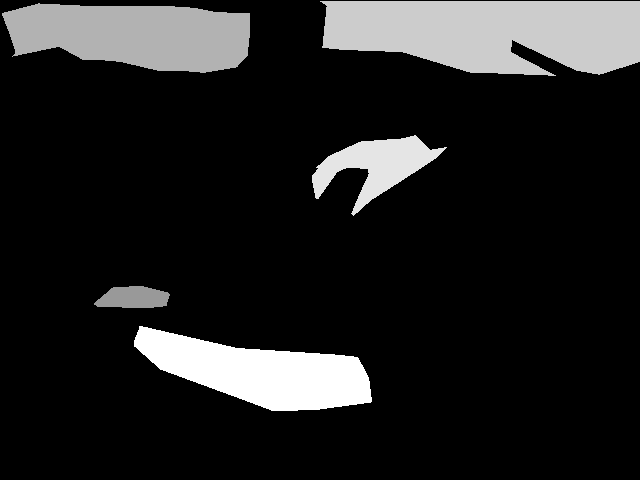
#> input picture ASSR/gt/train/COCO_train2014_000000034104.png, 640 x 480 px; its folder holds 4 pictures in this run
$ jupyter execute SquareConv.ipynb
#> lines starting #> are read from the running program, lines starting #| are printed output that depends on the picture
[cell 1]
import os
import sys

import cv2
import numpy as np

[cell 2]
GT_PATH = './ASSR/gt/train/'
TRAIN_PATH = './ASSR/images/train/'

GT_SQUARE = './ASSR/gt/square/'
TRAIN_SQUARE = './ASSR/images/square/'

# Create square directories if they don't exist
if not os.path.exists(GT_SQUARE):
    os.makedirs(GT_SQUARE)

if not os.path.exists(TRAIN_SQUARE):
    os.makedirs(TRAIN_SQUARE)

[cell 3]
# List all images in the GT_PATH
gt_images = os.listdir(GT_PATH)
train_images = os.listdir(TRAIN_PATH)

# Reshape all images to square
for im in gt_images:
    image = cv2.imread(GT_PATH + im)
#> image is the input picture: shape (480, 640, 3); min 0, max 255, mean 33.9
    shape = image.shape
#> shape = (480, 640, 3)

    if shape[0] != shape[1]:
        print('Reshaping image', im)
        image = cv2.resize(image, (shape[0], shape[0]))
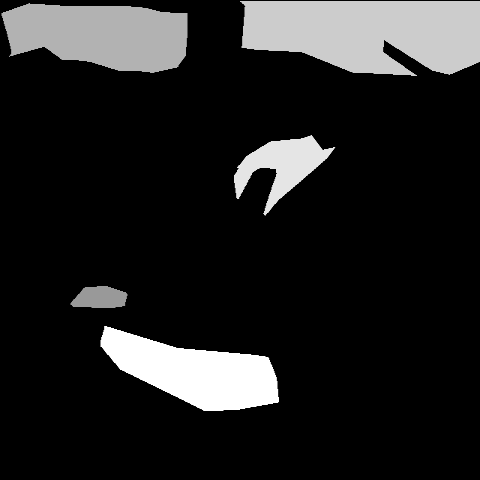
#> image: shape (480, 480, 3); min 0, max 255, mean 33.9
        cv2.imwrite(GT_SQUARE + im, image)
#> pass 2 of the loop `for im in gt_images:`:
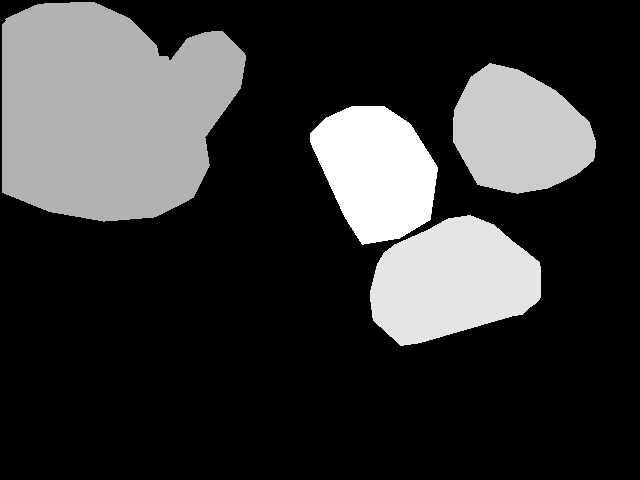
#> input picture ASSR/gt/train/COCO_train2014_000000042540.png, 640 x 480 px
#> image is the input picture: shape (480, 640, 3); min 0, max 255, mean 55.3
#> `image = cv2.resize(image, (shape[0], shape[0]))`:
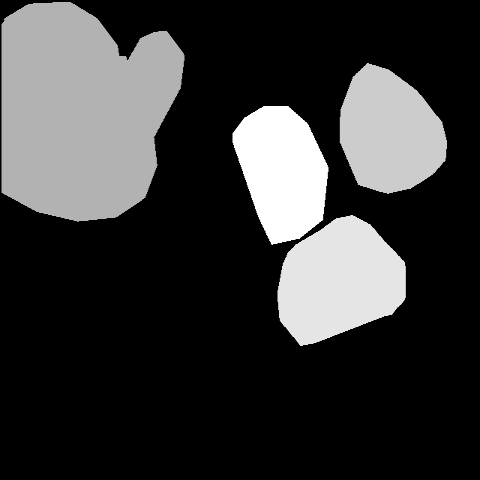
#> image: shape (480, 480, 3); min 0, max 255, mean 55.3
#> pass 3 of the loop `for im in gt_images:`:
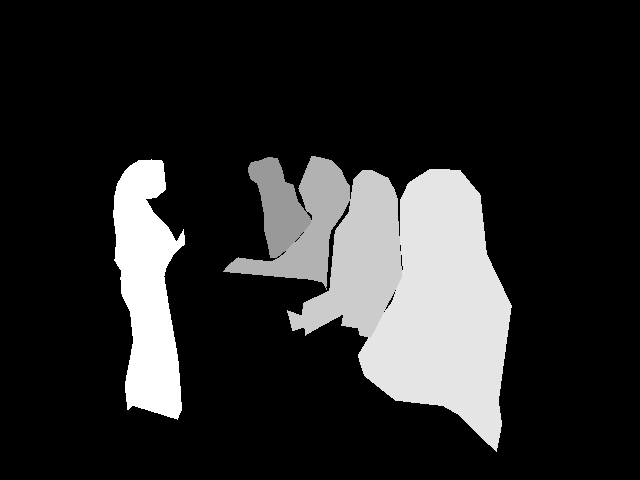
#> input picture ASSR/gt/train/COCO_train2014_000000073096.png, 640 x 480 px
#> image is the input picture: shape (480, 640, 3); min 0, max 255, mean 41
#> `image = cv2.resize(image, (shape[0], shape[0]))`:
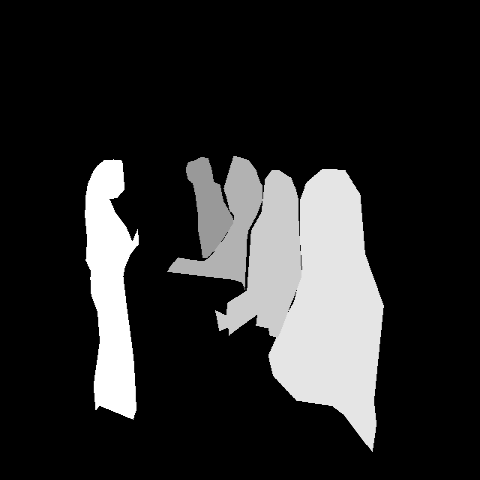
#> image: shape (480, 480, 3); min 0, max 255, mean 41
#> the loop made 4 passes; the first 3 are shown

for im in train_images:
    image = cv2.imread(TRAIN_PATH + im)
    shape = image.shape

    if shape[0] != shape[1]:
        print('Reshaping image', im)
        image = cv2.resize(image, (shape[0], shape[0]))
        cv2.imwrite(TRAIN_SQUARE + im, image)
#> pass 2 of the loop `for im in train_images:`:
#> pass 3 of the loop `for im in train_images:`:
#> the loop made 4 passes; the first 3 are shown
